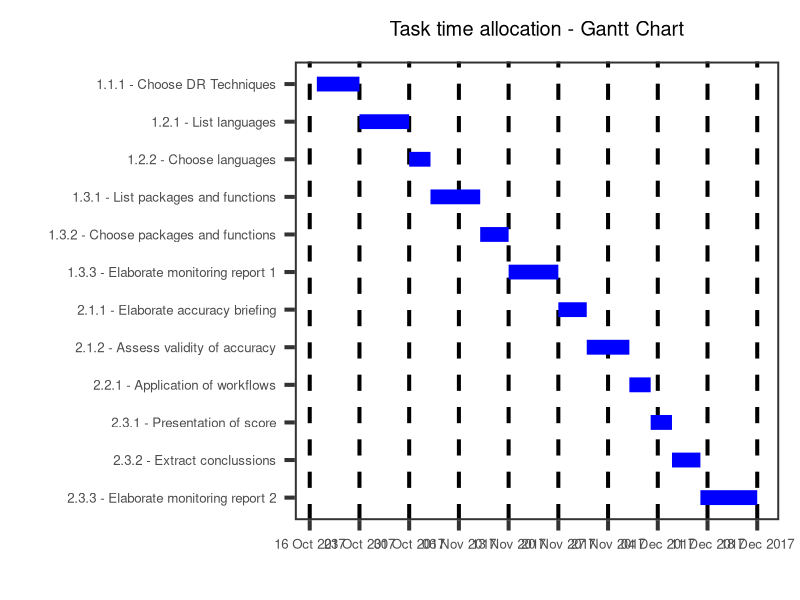

This figure's R source:
## ---- chunk 1
knitr::opts_chunk$set(echo = TRUE, fig.lp = "Fig. ", tidy.opts=list(width.cutoff=60),tidy=TRUE, cache = TRUE, fig.width=12, fig.height=4, comment = NULL, out.height='200px', dpi=200, fig.pos = 'h', out.extra = '')
## ---- chunk 2
require(knitr)
require(ggplot2)
require(reshape2)
## ---- chunk 3
ms_1 <- c("01-NOV-2017","Array of candidate bioinformatics languages, tools and protocols assessed")
ms_2 <- c("20-NOV-2017","Definitive subset of bioinformatics languages, tools and protocols selected")
ms_3 <- c("20-NOV-2017","Monitoring report for Phase 1")
p1_ms <- data.frame(rbind(ms_1,ms_2,ms_3)) 
kable(p1_ms, caption = "Phase 1 milestones", align = c('l','l'), col.names = c("Deadline","Milestone"), row.names = FALSE)
## ---- chunk 4
task1 <- c('1.1.1 - Choose DR Techniques', '2017-10-17', '2017-10-23')
task2 <- c('1.2.1 - List languages', '2017-10-23', '2017-10-30')
task3 <- c('1.2.2 - Choose languages', '2017-10-30', '2017-11-02')
task4 <- c('1.3.1 - List packages and functions', '2017-11-02', '2017-11-09')
task5 <- c('1.3.2 - Choose packages and functions', '2017-11-09', '2017-11-13')
task6 <- c('1.3.3 - Elaborate monitoring report 1', '2017-11-13', '2017-11-20')
task7 <- c('2.1.1 - Elaborate accuracy briefing', '2017-11-20', '2017-11-24')
task8 <- c('2.1.2 - Assess validity of accuracy', '2017-11-24', '2017-11-30')
task9 <- c('2.2.1 - Application of workflows', '2017-11-30', '2017-12-03')
task10 <- c('2.3.1 - Presentation of score', '2017-12-03', '2017-12-06')
task11 <- c('2.3.2 - Extract conclussions', '2017-12-06', '2017-12-10')
task12 <- c('2.3.3 - Elaborate monitoring report 2', '2017-12-10', '2017-12-18')

tasks <- as.data.frame(rbind(task12, task11, task10, task9, task8, task7, task6, task5, task4, task3, task2, task1))
names(tasks) <- c('task', 'start', 'end')
tasks$task <- factor(tasks$task, levels = tasks$task)
tasks$start <- as.Date(tasks$start)
tasks$end <- as.Date(tasks$end)
tasks_melted <- melt(tasks, measure.vars = c('start', 'end'))

start_date <- as.Date('2017-10-17')
 
ggplot(tasks_melted, aes(value, task)) + 
  geom_line(size = 5, colour = "blue") +
  labs(x = '', y = '', title = 'Task time allocation - Gantt Chart') +
  theme_bw(base_size = 30) +
  theme(plot.title = element_text(hjust = 0.5),
        panel.grid.major.x = element_line(colour="black", linetype = "dashed"),
        panel.grid.major = element_blank(),
        panel.grid.minor = element_blank(),
        text = element_text(size=12),
        axis.text.x = element_text(angle = 0)) +
  scale_x_date(date_labels = "%d %b %Y", limits = c(start_date, NA), date_breaks = '1 week')
 
